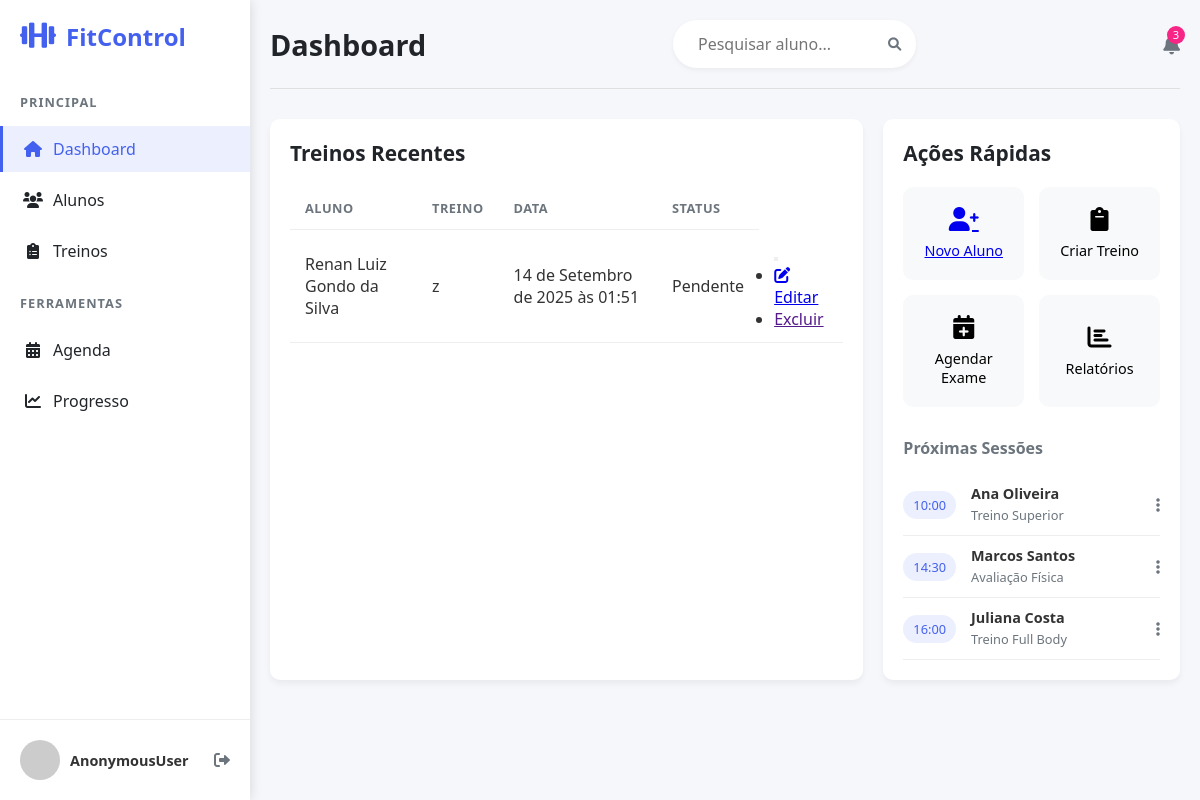
Page /list/ on the committed database.
### paginas/models.py (models this page shows, shortened)
class Aluno(models.Model):
    nome = models.CharField(max_length=120)
    treino = models.CharField(max_length=80)
    data = models.DateTimeField(auto_now_add=True)
    status = models.CharField(
        max_length=12,
        choices=STATUS,
        default='Pendente',
    )
    class Meta:
        ordering = ["nome"]
        verbose_name_plural = "Aluno"

### paginas/views.py (the view)
# urls.py: path('list/', AlunoListView.as_view(), name='aluno_list'),
class AlunoListView(ListView):
    model = Aluno
    template_name = 'paginas/formularioTemplate.html'
    context_object_name = 'alunos'

### paginas/templates/paginas/formularioTemplate.html (shortened to what this page needs)
{% extends 'paginas/modelo.html' %}
{% load static %}
{% block conteudo %}
       <div class="content-grid">
                <section class="recent-trainings">
                    <h2>Treinos Recentes</h2>
                    <div class="table-container">
                        <table>
                                <tr>
                                    <th>Aluno</th>
                                    <th>Treino</th>
                                    <th>Data</th>
                                    <th>Status</th>
                                </tr>
                             {% for object in object_list %}
        <tr>
            <td>{{ object.nome }}</td>
            <td>{{ object.treino }}</td>
            <td>{{ object.data }}</td>
                        <td>{{ object.status }}</td>
            <td>
                <div class="dropdown">
                    <button class="btn btn-outline-dark btn-sm dropdown-toggle" type="button" data-bs-toggle="dropdown" aria-expanded="false">
                    </button>
                    <ul class="dropdown-menu">
                        <li>     <a href="{% url 'aluno_edit' object.id %}" class="btn-edit">
                    <i class="fas fa-edit"></i> Editar
                  </a></li>
                        <li><a class="dropdown-item link-danger" href=""> Excluir</a></li>
                    </ul>
                </div>
            </td>
        </tr>
        {% empty %}
        <tr>
            <td colspan="4">Nenhum registro encontrado.</td>
        </tr>
        {% endfor %}
                        </table>
                    </div>
                </section>
                <section class="quick-actions">
                    <h2>Ações Rápidas</h2>
                    <div class="actions-grid">
                        <a class="action-card" href="{% url "cadastrar_aluno" %}">
                            <i class="fas fa-user-plus"></i>
                            <span>Novo Aluno</span>
                        </a>
                        <button class="action-card">
                            <i class="fas fa-clipboard"></i>
                            <span>Criar Treino</span>
                        </button>
                        <button class="action-card">
                            <i class="fas fa-calendar-plus"></i>
                            <span>Agendar Exame</span>
                        </button>
                        <button class="action-card">
                            <i class="fas fa-chart-bar"></i>
                            <span>Relatórios</span>
                        </button>
                    </div>
                    <div class="upcoming-sessions">
                        <h3>Próximas Sessões</h3>
                        <div class="session-item">
                            <div class="session-time">10:00</div>
                            <div class="session-info">
                                <strong>Ana Oliveira</strong>
                                <span>Treino Superior</span>
                            </div>
                            <button class="session-action"><i class="fas fa-ellipsis-v"></i></button>
                        </div>
                        <div class="session-item">
                            <div class="session-time">14:30</div>
                            <div class="session-info">
                                <strong>Marcos Santos</strong>
                                <span>Avaliação Física</span>
                            </div>
                            <button class="session-action"><i class="fas fa-ellipsis-v"></i></button>
                        </div>
                        <div class="session-item">
                            <div class="session-time">16:00</div>
                            <div class="session-info">
                                <strong>Juliana Costa</strong>
                                <span>Treino Full Body</span>
                            </div>
                            <button class="session-action"><i class="fas fa-ellipsis-v"></i></button>
                        </div>
                    </div>
                </section>
            </div>
{% endblock %}

### static/css/main.css (style rules this page uses)
* { margin: 0; padding: 0; box-sizing: border-box; font-family: 'Segoe UI', Tahoma, Geneva, Verdana, sans-serif; }
body { background-color: #f5f5f5; color: #333; }
:root { --primary-color: #4361ee; --secondary-color: #3f37c9; --accent-color: #4895ef; --success-color: #4cc9f0; --danger-color: #f72585; --warning-color: #f8961e; --info-color: #43aa8b; --light-color: #f8f9fa; --dark-color: #212529; --gray-color: #6c757d; --sidebar-width: 250px; }
.content-grid { display: grid; grid-template-columns: 2fr 1fr; gap: 20px; }
.recent-trainings, .quick-actions { background-color: #fff; border-radius: 10px; padding: 20px; box-shadow: 0 4px 6px rgba(0, 0, 0, 0.05); }
.recent-trainings h2, .quick-actions h2 { margin-bottom: 20px; font-size: 1.3rem; color: var(--dark-color); }
.table-container { overflow-x: auto; }
table { width: 100%; border-collapse: collapse; }
table th, table td { padding: 12px 15px; text-align: left; border-bottom: 1px solid #eee; }
table th { font-weight: 600; color: var(--gray-color); font-size: 0.8rem; text-transform: uppercase; letter-spacing: 0.5px; }
.actions-grid { display: grid; grid-template-columns: repeat(2, 1fr); gap: 15px; margin-bottom: 30px; }
.action-card { background-color: #f8f9fa; border: none; border-radius: 10px; padding: 20px; display: flex; flex-direction: column; align-items: center; justify-content: center; cursor: pointer; transition: all 0.3s; }
.action-card i { font-size: 1.5rem; margin-bottom: 10px; }
.action-card span { font-size: 0.9rem; font-weight: 500; }
.upcoming-sessions h3 { font-size: 1rem; margin-bottom: 15px; color: var(--gray-color); }
.session-item { display: flex; align-items: center; padding: 10px 0; border-bottom: 1px solid #eee; }
.session-time { background-color: rgba(67, 97, 238, 0.1); color: var(--primary-color); padding: 5px 10px; border-radius: 20px; font-size: 0.8rem; font-weight: 500; margin-right: 15px; min-width: 50px; text-align: center; }
.session-info { flex: 1; }
.session-info strong { display: block; font-size: 0.9rem; }
.session-info span { font-size: 0.8rem; color: var(--gray-color); }
.session-action { background: none; border: none; color: var(--gray-color); cursor: pointer; font-size: 1rem; }

### static/css/aluno_form.css (style rules this page uses)
body { font-family: 'Segoe UI', Tahoma, Geneva, Verdana, sans-serif; background-color: #f5f7fb; margin: 0; padding: 0; color: #333; }

### rows in the picture
Aluno: nome "Renan Luiz Gondo da Silva", treino "z", data "14 de Setembro de 2025 às 01:51", status "Pendente"

### other values in the picture
{{ request.user }} "AnonymousUser"
